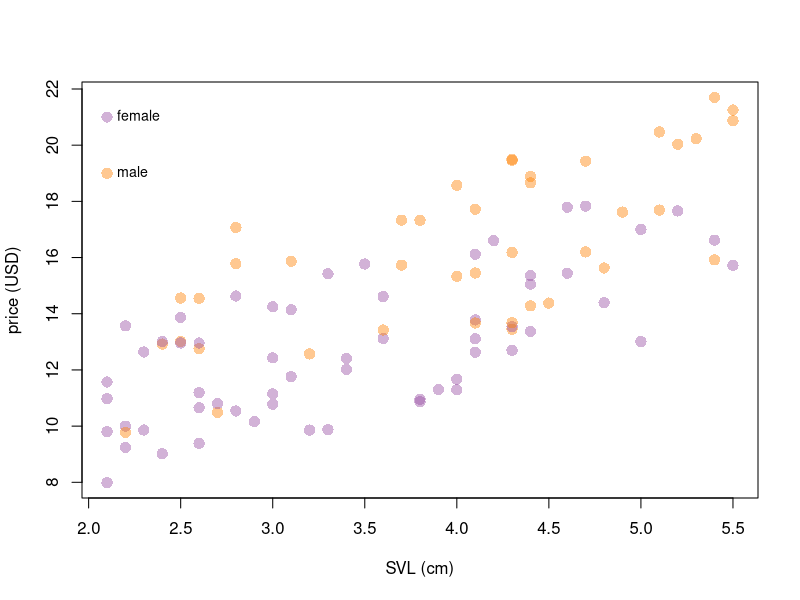
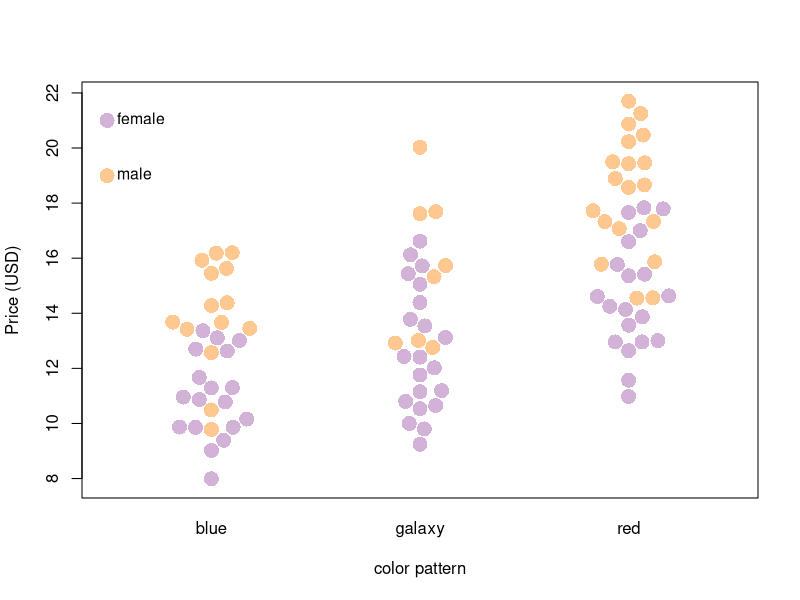
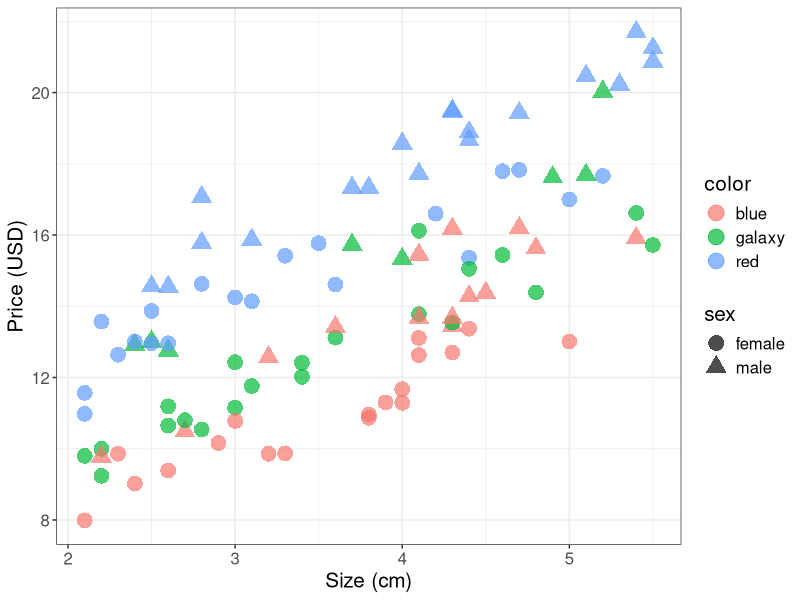

These charts were generated, in order, by the following R code:
## ---- chunk 1
knitr::opts_chunk$set(echo = TRUE)
## ---- chunk 2
dat <- read.csv("../datasets/bettafish.csv")
## ---- chunk 3
# Here I create a vector of colors that I will access
# below to be able to color by sex.
cols <- c(rgb(152, 78, 163, 110, maxColorValue = 255),
          rgb(255, 127, 0, 110, maxColorValue = 255))
plot(dat$price~dat$size,
     xlab = "SVL (cm)",
     ylab = "price (USD)",
     pch = 16,
     cex = 1.5,
     col = cols[as.factor(dat$sex)])
points(x = c(2.1, 2.1), y = c(21, 19), 
       pch = 16, col = cols, cex = 1.5)
text(x = c(2.1, 2.1), y = c(21, 19), 
     c("female", "male"), 
     pos = 4, cex = .85)
## ---- chunk 4
library(beeswarm)
cols <- c(rgb(152, 78, 163, 110, maxColorValue = 255),
          rgb(255, 127, 0, 110, maxColorValue = 255))
beeswarm(dat$price~dat$color, 
         pwcol = cols[as.factor(dat$sex)],
         pch = 16,
         cex = 2,
         xlab = "color pattern",
         ylab = "Price (USD)")
points(x = c(.5, .5), y = c(21, 19), 
       pch = 16, col = cols, cex = 2)
text(x = c(.5, .5), y = c(21, 19), 
     c("female", "male"), pos = 4, cex = .95)

## ---- chunk 5
library(ggplot2)
ggplot(dat, aes(y = price, x = size)) + 
  geom_point(aes(shape = as.factor(sex), colour = color), 
             alpha = 0.7, size = 5) + 
  theme_bw() + 
  theme(text = element_text(size = 15, hjust = 0.5, vjust = 0.5)) + 
  scale_size(range = c(1, 5)) + 
  guides(shape = guide_legend(title = "sex")) + 
  xlab("Size (cm)") + 
  ylab("Price (USD)")
